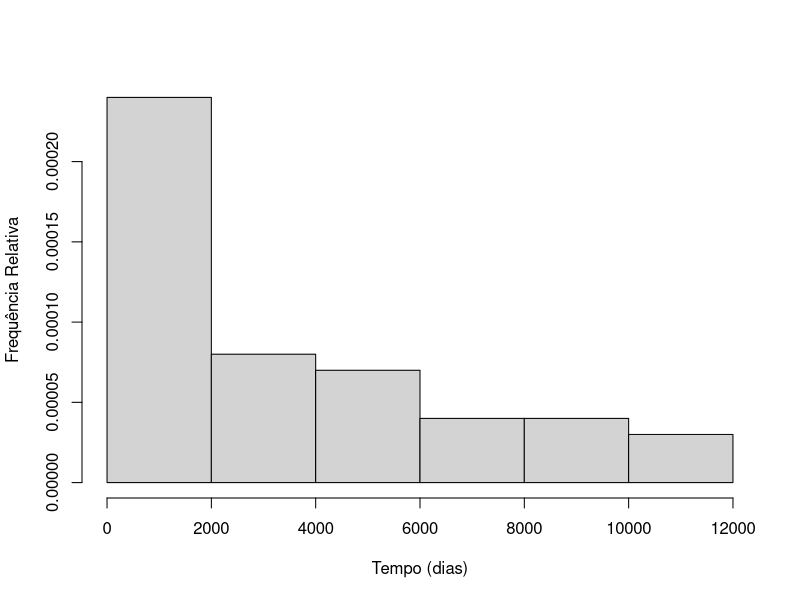
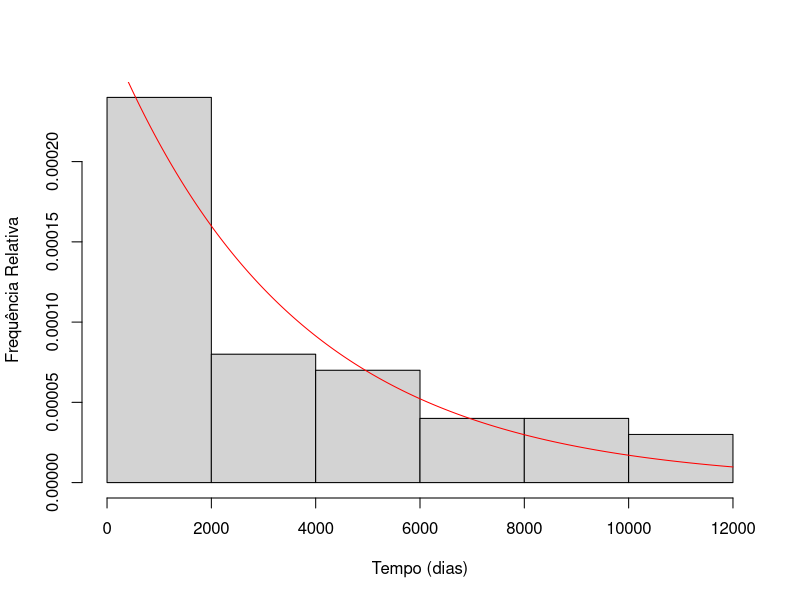
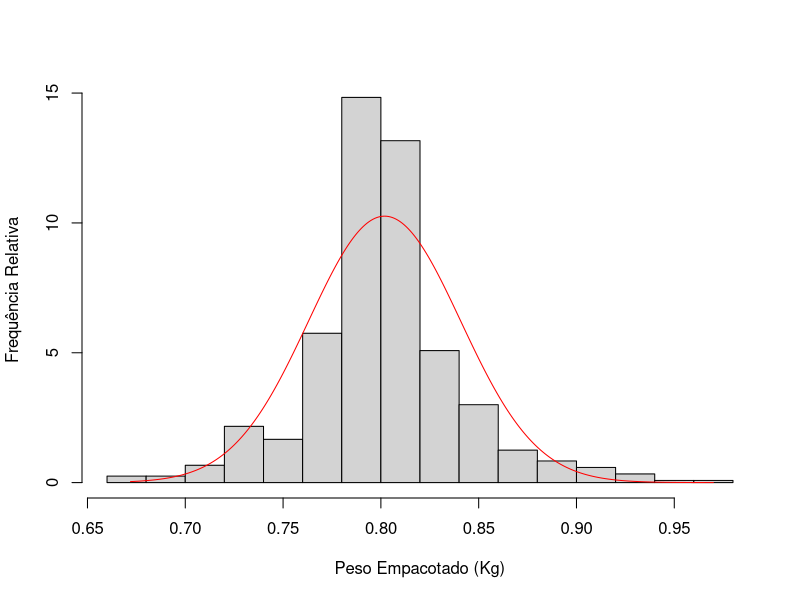
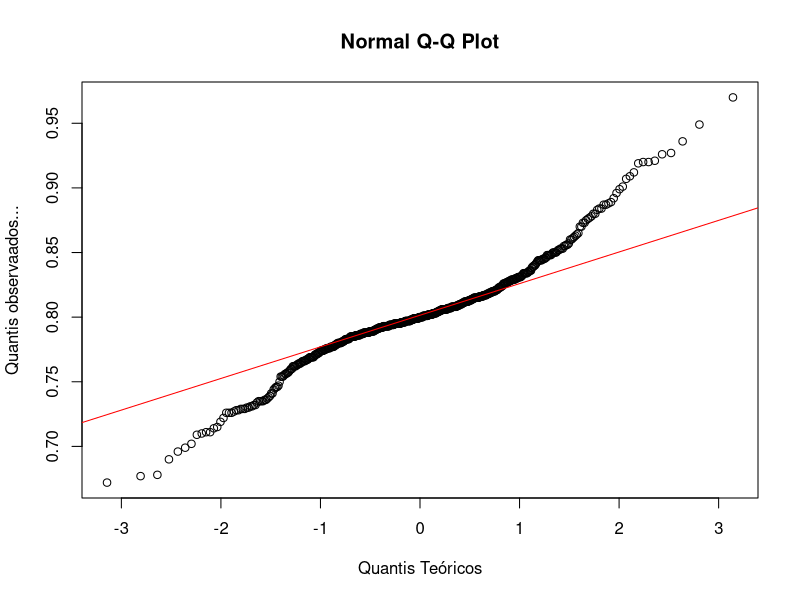
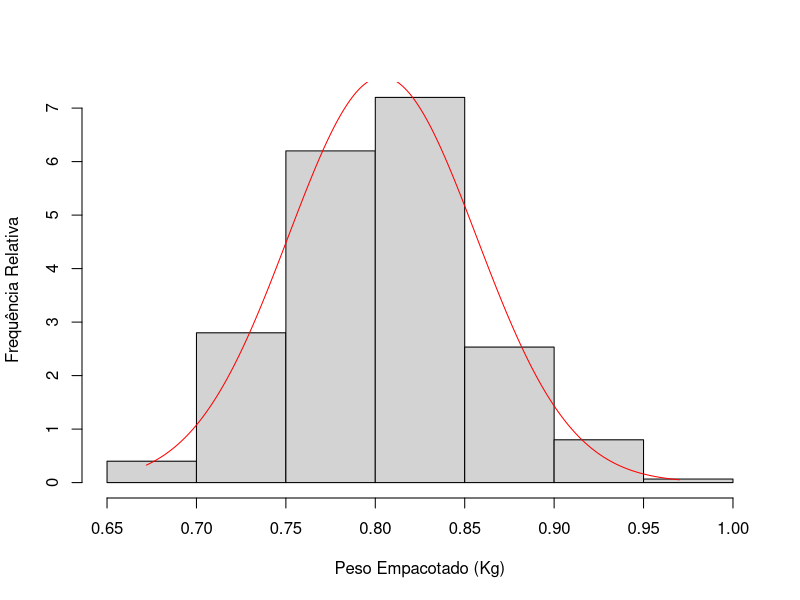
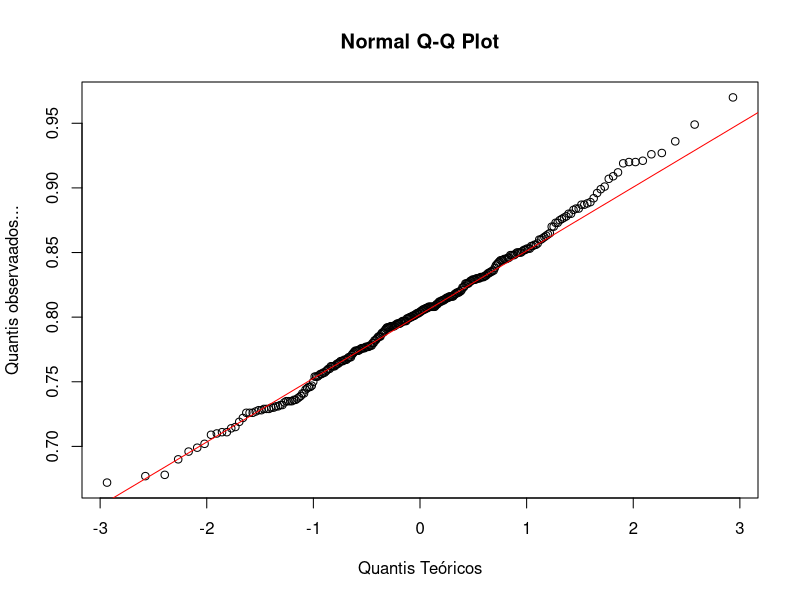
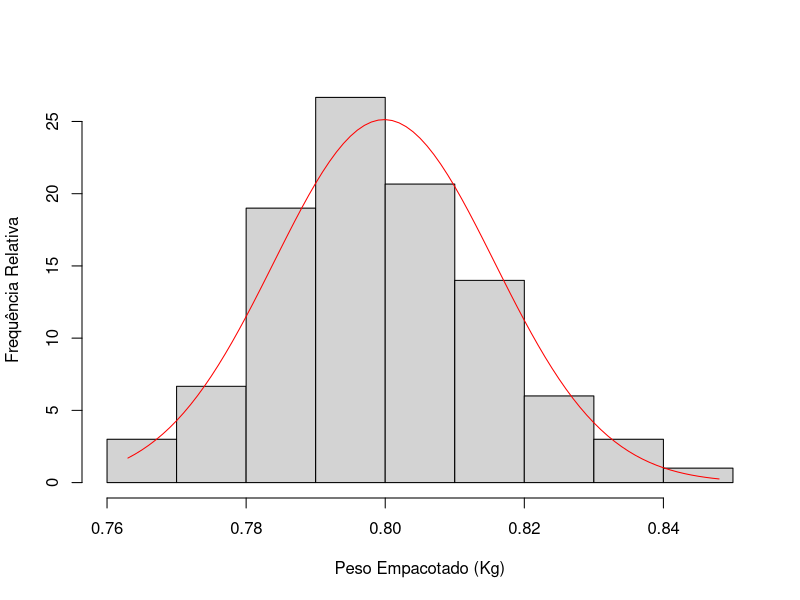
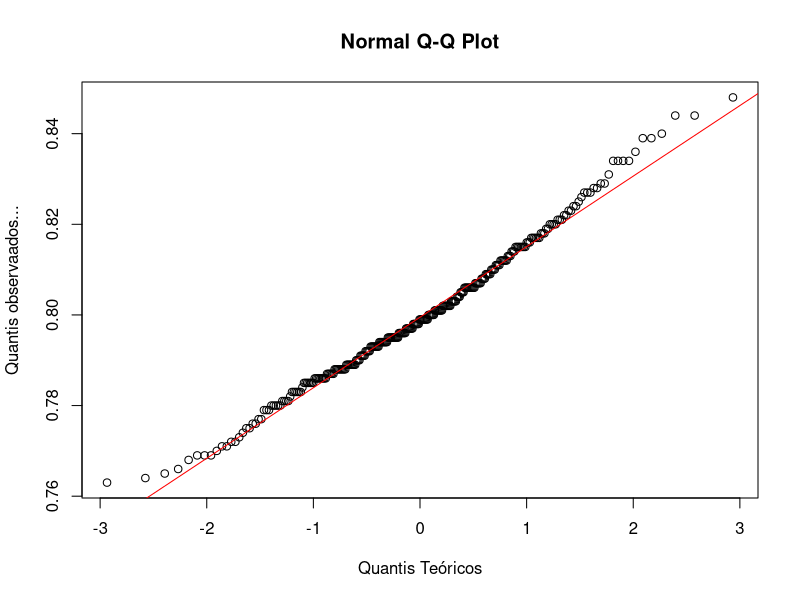

Write the R code that produced these figures, in order.
library(here)

# exemplo 1

tempo <- c(1377, 790, 250, 6890, 150, 11812, 273, 1140, 1317, 4713, 1607, 4193,
           2966, 3570, 1589, 5089, 5803, 819, 8439, 5327, 4034, 1056, 1416,
           10265, 8318, 1185, 3409, 2656, 622, 1149, 9965, 1908, 6881, 8911,
           2851, 1017, 5488, 758, 2358, 3626, 404, 11269, 7709, 2142, 6319,
           571, 825, 1200, 1680, 595)

hist(tempo, freq=F, xlab="Tempo (dias)", ylab="Frequência Relativa", main="")


media <- mean(tempo)
x <- seq(0, 12000, by=1)
fteorico <- dexp(x, rate=1/media)
hist(tempo, freq=F, xlab="Tempo (dias)", ylab="Frequência Relativa", main="")
lines(x, fteorico, col="red")   # a curva de ajuste segue o comportamento do histograma


# exemplo 2

dados <- read.csv(here("data/Cafe.csv"), sep=";", dec=",")

peso <- dados$Peso
media <- mean(peso)
desvio <- sd(peso)
x <- seq(min(peso), max(peso), by=0.001)
fteorico <- dnorm(x, mean=media, sd=desvio)

hist(peso, freq=F, xlab="Peso Empacotado (Kg)", ylab="Frequência Relativa", main="")
lines(x, fteorico, col="red")   # não segue distribuição normal

qqnorm(peso, ylab="Quantis observaados...", xlab="Quantis Teóricos")
qqline(peso, col="red")


# considerar as máquinas como um grupo
MaqA <- dados[dados$Maquina=="A",]
MaqB <- dados[dados$Maquina=="B",]

mediaA <- mean(MaqA$Peso)
desvioA <- sd(MaqA$Peso)
xA <- seq(min(MaqA$Peso), max(MaqA$Peso), by=0.001)
fteoricoA <- dnorm(xA, mean=mediaA, sd=desvioA)

hist(MaqA$Peso, freq=F, xlab="Peso Empacotado (Kg)", ylab="Frequência Relativa", main="")
lines(xA, fteoricoA, col="red")

qqnorm(MaqA$Peso, ylab="Quantis observaados...", xlab="Quantis Teóricos")
qqline(MaqA$Peso, col="red")


mediaB <- mean(MaqB$Peso)
desvioB <- sd(MaqB$Peso)
xB <- seq(min(MaqB$Peso), max(MaqB$Peso), by=0.001)
fteoricoB <- dnorm(xB, mean=mediaB, sd=desvioB)

hist(MaqB$Peso, freq=F, xlab="Peso Empacotado (Kg)", ylab="Frequência Relativa", main="")
lines(xB, fteoricoB, col="red")

qqnorm(MaqB$Peso, ylab="Quantis observaados...", xlab="Quantis Teóricos")
qqline(MaqB$Peso, col="red")
